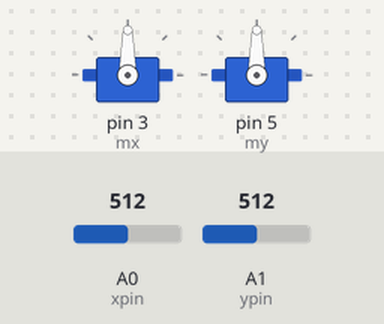
The sketch below on a simulated Arduino Uno, built with avr-gcc and run on an emulated ATmega328P. Parts: 2 × servo. Inputs (shaded band) come from the test bench; at power-on: A0 (xpin) = 512, A1 (ypin) = 512. What the sketch prints to the serial monitor is not drawn.

Above: at 4.2 s.
4.3 s: A0 (xpin) set to 716
At 5.4 s:
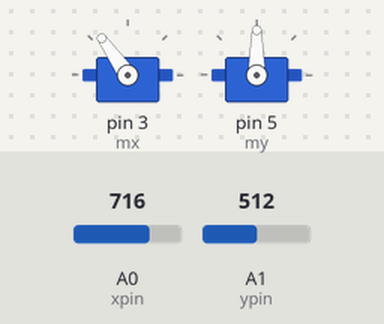
5.8 s: A1 (ypin) set to 716
At 6.5 s:
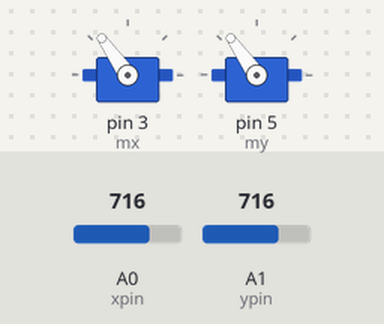
7.3 s: A0 (xpin) set to 900
At 7.6 s:
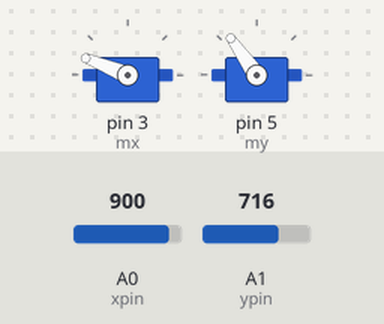
8.8 s: A1 (ypin) set to 900
At 10.0 s:
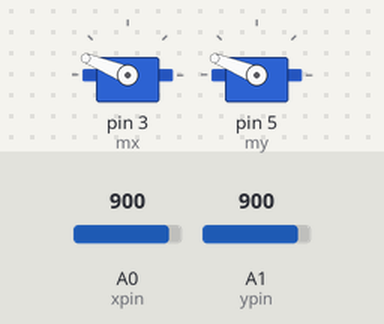
10.3 s: A0 (xpin) set to 1023
At 11.1 s:
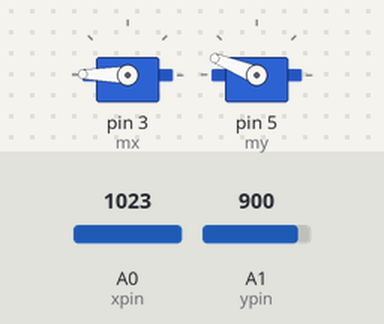
11.8 s: A1 (ypin) set to 1023
At 12.2 s:
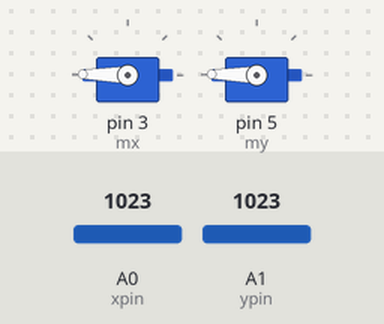
Timing chart, 0 to 14.3 s (numbered marks = the images above; inputs shaded):
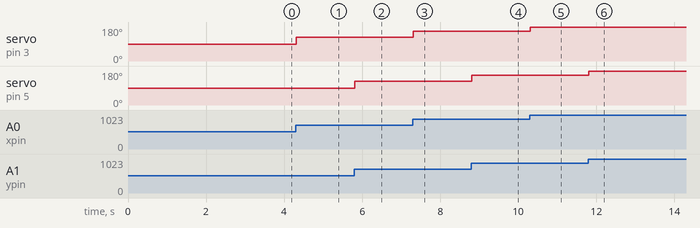

The sketch:

_140719_joystick2servos.ino
```cpp
/*
main objective: play with new joystick and output command to two servos.
essentially, this 2-axis joystick is simply comprised of two potentiometers.
will configure.

UPDATE: position control good. velocity control okay. DONE

*/

#include <Servo.h>
Servo mx;
Servo my;

int xpin=0;
int ypin=1;

int mode=1;
//1 = position
//2 = velocity (with limits)


int xang=90;
int yang=90;


void setup(){

Serial.begin(9600);
delay(3000);
Serial.println("starting...");

mx.attach(3);
my.attach(5);

if(mode!=1){
	mx.write(xang);
	my.write(yang);
	delay(100);
}

}//setup

void loop(){

//read in joystick position
int xval=analogRead(xpin);
int yval=analogRead(ypin);


if(mode==1){//position control
	mx.write(ConMap(xval,0,1024,0,180));
	my.write(ConMap(yval,0,1024,0,180));
}

else {//velocity control

	//desired velocity value
	int lims=2;
	xval=ConMap(xval,0,1004,-lims,lims);
	yval=ConMap(yval,0,1004,-lims,lims);

	//new desired position value
	xang=constrain(xang+xval,0,180);
	yang=constrain(yang+yval,0,180);

	//send out what current velocity is
	Serial.print(xval);
	Serial.print(",");
	Serial.println(yval);

	//send command, with limit between 0 and 180
	mx.write(xang);
	my.write(yang);
}


//give an input to show current joystick position
while(Serial.available()>0){
	int a=Serial.parseInt();
	Serial.print(xval); tab();
	Serial.print(yval);
	Serial.println("");
}


delay(10);

}//main loop


void tab(){
	Serial.print("\t");
}

int ConMap(int raw, int inLow, int inHi, int outLow, int outHi){
return constrain(map(raw,inLow,inHi,outLow,outHi),outLow,outHi);
}
```

Measured:
- after the input at 4.3 s, servo on pin 3 (mx): 90° → 125° at once
- after the input at 5.8 s, servo on pin 5 (my): 90° → 125° at once
- after the input at 7.3 s, servo on pin 3 (mx): 125° → 158° at once
- after the input at 8.8 s, servo on pin 5 (my): 125° → 158° at once
- after the input at 10.3 s, servo on pin 3 (mx): 158° → 179° at once
- after the input at 11.8 s, servo on pin 5 (my): 158° → 179° at once
